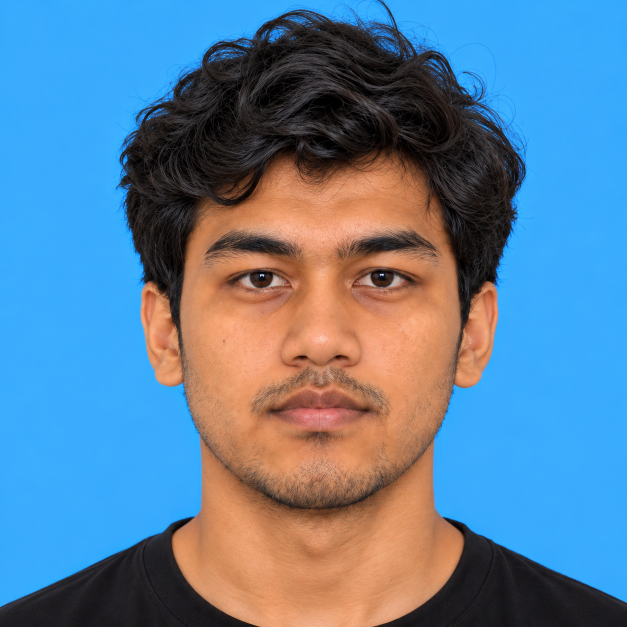
#> input picture nasal-deformation-pipeline-main/data/identities/H07/input/Frontal.png, 1254 x 1254 px, found by its file name (shown at 1/2 size)
$ python sample_patches.py
#> lines starting #> are read from the running program, lines starting #| are printed output that depends on the picture
import cv2
import numpy as np
from pathlib import Path

BASE_DIR = Path(__file__).resolve().parents[1]
p01_dir = BASE_DIR / "storage" / "generated" / "P01" / "original"

frontal = cv2.imread(str(p01_dir / "frontal.png"))
#> frontal is the input picture: shape (1254, 1254, 3); mean B, G, R 155.4, 127.5, 94.6
h, w = frontal.shape[:2]
#> h = 1254; w = 1254

# Let's crop patches from y=100 to y=250 around center x
# y=100-140: eyes/bridge?
# y=140-190: nose dorsum / tip?
# y=190-240: tip / columella / lips?
# Let's inspect mean brightness and standard deviation
for y in range(100, 260, 20):
    patch = frontal[y:y+20, w//2-25:w//2+25]
    print(f"y={y:>3}..{y+20:>3}: BGR mean=[{patch[:,:,0].mean():.1f}, {patch[:,:,1].mean():.1f}, {patch[:,:,2].mean():.1f}], std={patch.std():.1f}")
#> this loop made 8 passes
#| y=100..120: BGR mean=[44.6, 42.2, 45.2], std=18.8
#| y=120..140: BGR mean=[53.9, 50.9, 54.3], std=15.9
#| y=140..160: BGR mean=[41.9, 39.5, 42.8], std=17.8
#| y=160..180: BGR mean=[51.7, 48.6, 52.5], std=15.3
#| y=180..200: BGR mean=[41.4, 39.0, 41.6], std=24.3
#| y=200..220: BGR mean=[13.3, 12.1, 13.1], std=18.7
#| y=220..240: BGR mean=[15.9, 14.9, 17.0], std=13.1
#| y=240..260: BGR mean=[43.8, 42.0, 46.1], std=19.6
#> pass 1, `patch = frontal[y:y+20, w//2-25:w//2+25]`:
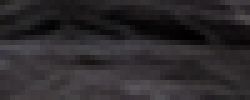
#> patch: shape (20, 50, 3) (shown 5 times larger); mean B, G, R 44.6, 42.2, 45.2
#> pass 2, `patch = frontal[y:y+20, w//2-25:w//2+25]`:
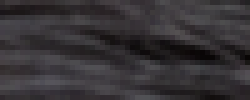
#> patch: shape (20, 50, 3) (shown 5 times larger); mean B, G, R 53.9, 50.9, 54.3
#> pass 3, `patch = frontal[y:y+20, w//2-25:w//2+25]`:
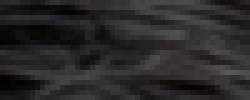
#> patch: shape (20, 50, 3) (shown 5 times larger); mean B, G, R 41.9, 39.5, 42.8
#> after the loop:
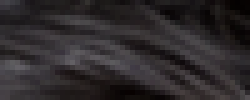
#> patch: shape (20, 50, 3) (shown 5 times larger); mean B, G, R 43.8, 42, 46.1

$ run again, with nasal-deformation-pipeline-main/data/identities/H07/input/Helicopter.png copied over nasal-deformation-pipeline-main/data/identities/H07/input/Frontal.png
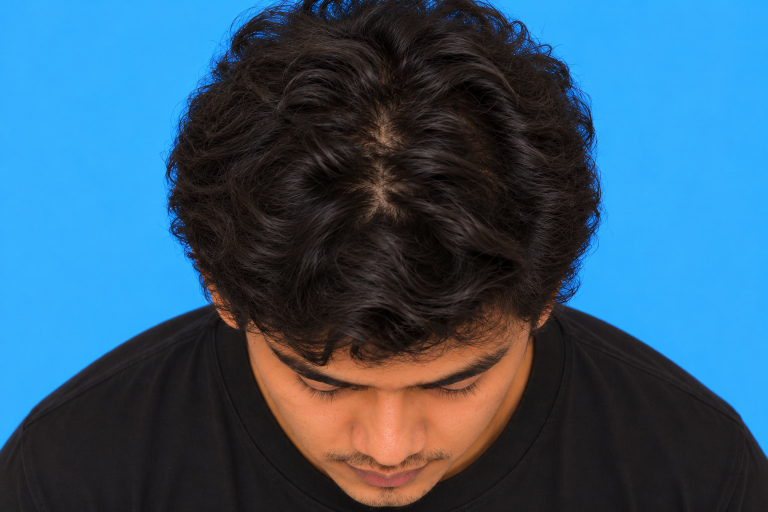
#> input picture nasal-deformation-pipeline-main/data/identities/H07/input/Helicopter.png, 1536 x 1024 px, found by its file name (shown at 1/2 size)
#> frontal is the input picture: shape (1024, 1536, 3); mean B, G, R 113.7, 87.7, 51.6
#> the loop `for y in range(100, 260, 20):` made 8 passes
#| y=100..120: BGR mean=[14.2, 16.1, 22.2], std=14.4
#| y=120..140: BGR mean=[17.6, 21.2, 29.6], std=11.9
#| y=140..160: BGR mean=[26.0, 30.2, 40.7], std=15.7
#| y=160..180: BGR mean=[20.6, 24.2, 32.7], std=12.7
#| y=180..200: BGR mean=[11.9, 15.4, 22.2], std=8.2
#> (further printed lines are left out)
#> pass 1, `patch = frontal[y:y+20, w//2-25:w//2+25]`:
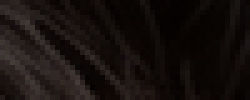
#> patch: shape (20, 50, 3) (shown 5 times larger); mean B, G, R 14.2, 16.1, 22.2
#> after the loop `for y in range(100, 260, 20):`:
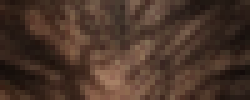
#> patch: shape (20, 50, 3) (shown 5 times larger); mean B, G, R 41.9, 53.3, 74.4

$ run again, with nasal-deformation-pipeline-main/data/identities/H07/input/Left20.png copied over nasal-deformation-pipeline-main/data/identities/H07/input/Frontal.png
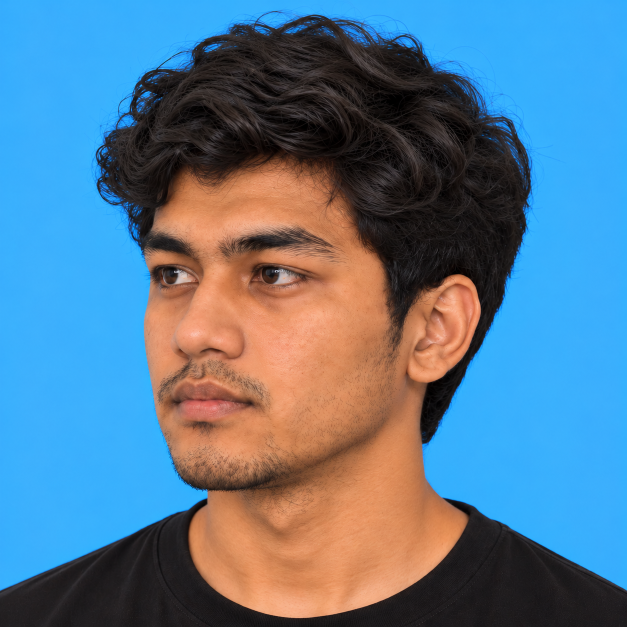
#> input picture nasal-deformation-pipeline-main/data/identities/H07/input/Left20.png, 1254 x 1254 px, found by its file name (shown at 1/2 size)
#> frontal is the input picture: shape (1254, 1254, 3); mean B, G, R 145.2, 120.9, 89
#> the loop `for y in range(100, 260, 20):` made 8 passes
#| y=100..120: BGR mean=[33.0, 33.3, 39.3], std=13.8
#| y=120..140: BGR mean=[34.2, 35.2, 41.1], std=12.2
#| y=140..160: BGR mean=[45.6, 46.6, 54.7], std=14.0
#| y=160..180: BGR mean=[35.7, 37.3, 45.1], std=15.7
#| y=180..200: BGR mean=[34.4, 36.0, 43.8], std=21.5
#> (further printed lines are left out)
#> pass 1, `patch = frontal[y:y+20, w//2-25:w//2+25]`:
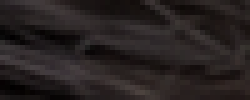
#> patch: shape (20, 50, 3) (shown 5 times larger); mean B, G, R 33, 33.3, 39.3
#> after the loop `for y in range(100, 260, 20):`:
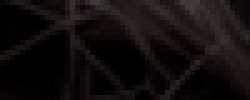
#> patch: shape (20, 50, 3) (shown 5 times larger); mean B, G, R 12.8, 13.4, 17.6

$ run again, with nasal-deformation-pipeline-main/data/identities/H07/input/Left60.png copied over nasal-deformation-pipeline-main/data/identities/H07/input/Frontal.png
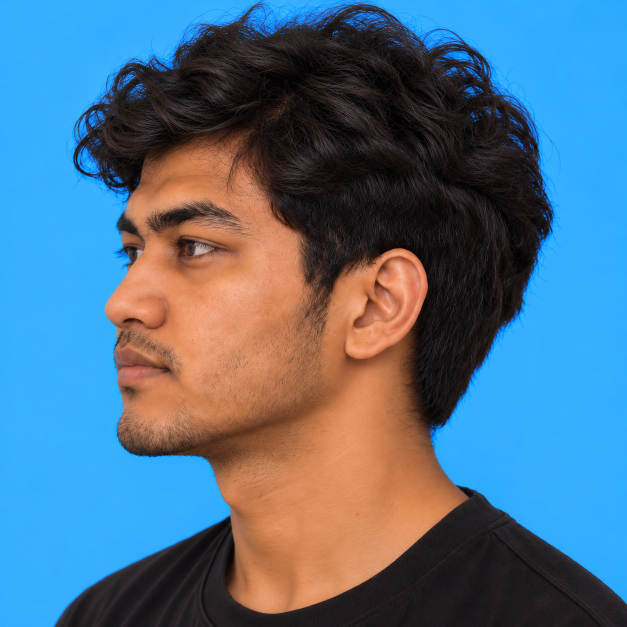
#> input picture nasal-deformation-pipeline-main/data/identities/H07/input/Left60.png, 1254 x 1254 px, found by its file name (shown at 1/2 size)
#> frontal is the input picture: shape (1254, 1254, 3); mean B, G, R 135.1, 111.4, 81.4
#> the loop `for y in range(100, 260, 20):` made 8 passes
#| y=100..120: BGR mean=[15.5, 15.8, 20.6], std=7.7
#| y=120..140: BGR mean=[8.9, 8.8, 11.8], std=7.2
#| y=140..160: BGR mean=[10.5, 10.8, 14.8], std=9.9
#| y=160..180: BGR mean=[18.0, 19.9, 26.5], std=12.5
#| y=180..200: BGR mean=[16.8, 18.4, 24.9], std=10.6
#> (further printed lines are left out)
#> pass 1, `patch = frontal[y:y+20, w//2-25:w//2+25]`:
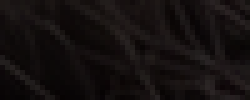
#> patch: shape (20, 50, 3) (shown 5 times larger); mean B, G, R 15.5, 15.8, 20.6
#> after the loop `for y in range(100, 260, 20):`:
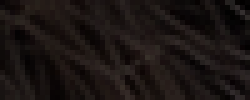
#> patch: shape (20, 50, 3) (shown 5 times larger); mean B, G, R 18.5, 20.3, 26.5
